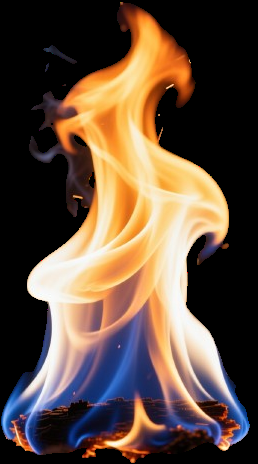
#> input picture fire-photo/fire1.png, 258 x 464 px, given as the content of the folder middle_photo, which was not available
$ python fire_dataset_generator.py
#> lines starting #> are read from the running program, lines starting #| are printed output that depends on the picture; pictures that were not available may be replaced by others from this repository, and a replacement may not be noted
import os
import random
import cv2
import numpy as np
from pathlib import Path

class FireDatasetGenerator:
    def __init__(self, fire_images_dir, background_dir, output_dir):
        self.fire_images_dir = Path(fire_images_dir)
        self.background_dir = Path(background_dir)
        self.output_dir = Path(output_dir)

        # 创建输出目录
        self.images_output_dir = self.output_dir / "images"
        self.labels_output_dir = self.output_dir / "labels"
        self.images_output_dir.mkdir(parents=True, exist_ok=True)
        self.labels_output_dir.mkdir(parents=True, exist_ok=True)

        # 获取文件列表 - 递归搜索所有子文件夹
        self.fire_images = (list(self.fire_images_dir.rglob("*.png")) +
                           list(self.fire_images_dir.rglob("*.jpg")) +
                           list(self.fire_images_dir.rglob("*.jpeg")) +
                           list(self.fire_images_dir.rglob("*.PNG")) +
                           list(self.fire_images_dir.rglob("*.JPG")) +
                           list(self.fire_images_dir.rglob("*.JPEG")))

        # 递归获取background_dir及其所有子文件夹中的图片
        self.background_images = (list(self.background_dir.rglob("*.jpg")) +
                                 list(self.background_dir.rglob("*.png")) +
                                 list(self.background_dir.rglob("*.jpeg")) +
                                 list(self.background_dir.rglob("*.JPG")) +
                                 list(self.background_dir.rglob("*.PNG")) +
                                 list(self.background_dir.rglob("*.JPEG")))

        print(f"找到 {len(self.fire_images)} 张火焰图像")
        print(f"找到 {len(self.background_images)} 张背景图像")

    def load_fire_image_with_transparency(self, fire_path):
        """加载火焰图像，处理透明背景"""
        try:
            if fire_path.suffix.lower() == '.png':
                # PNG图像可能有透明通道
                fire_img = cv2.imread(str(fire_path), cv2.IMREAD_UNCHANGED)
                if fire_img is None:
                    return None
                if len(fire_img.shape) == 3 and fire_img.shape[2] == 4:  # 有alpha通道
                    return fire_img
                else:
                    # 没有alpha通道，转换为RGBA
                    fire_img = cv2.cvtColor(fire_img, cv2.COLOR_BGR2BGRA)
                    return fire_img
            else:
                # JPG图像，需要创建mask
                fire_img = cv2.imread(str(fire_path))
                if fire_img is None:
                    return None
                fire_img = cv2.cvtColor(fire_img, cv2.COLOR_BGR2BGRA)

                # 创建简单的mask（去除黑色背景）
                gray = cv2.cvtColor(fire_img[:,:,:3], cv2.COLOR_BGR2GRAY)
                _, mask = cv2.threshold(gray, 30, 255, cv2.THRESH_BINARY)
                fire_img[:,:,3] = mask

                return fire_img
        except Exception as e:
            print(f"加载火焰图像失败 {fire_path}: {e}")
            return None

    def analyze_background_brightness(self, background_img, sample_regions=5):
        """分析背景图片的明暗程度"""
        bg_h, bg_w = background_img.shape[:2]

        # 转换为灰度图进行亮度分析
        gray_bg = cv2.cvtColor(background_img, cv2.COLOR_BGR2GRAY)

        # 计算整体平均亮度
        overall_brightness = np.mean(gray_bg)

        # 随机采样多个区域计算局部亮度
        local_brightness_values = []
        region_size = min(bg_h, bg_w) // 4  # 采样区域大小

        for _ in range(sample_regions):
            # 随机选择采样区域
            start_x = random.randint(0, max(0, bg_w - region_size))
            start_y = random.randint(0, max(0, bg_h - region_size))
            end_x = min(start_x + region_size, bg_w)
            end_y = min(start_y + region_size, bg_h)

            region = gray_bg[start_y:end_y, start_x:end_x]
            local_brightness_values.append(np.mean(region))

        # 计算局部亮度的平均值和标准差
        local_avg_brightness = np.mean(local_brightness_values)
        brightness_std = np.std(local_brightness_values)

        # 综合评估亮度（权重：整体70%，局部30%）
        final_brightness = 0.7 * overall_brightness + 0.3 * local_avg_brightness

        return {
            'brightness': final_brightness,  # 0-255
            'brightness_std': brightness_std,  # 亮度变化程度
            'brightness_ratio': final_brightness / 255.0  # 归一化亮度 0-1
        }

    def analyze_fire_brightness(self, fire_img):
        """分析火焰图像的亮度特征"""
        # 分离RGB通道
        if fire_img.shape[2] == 4:
            fire_rgb = fire_img[:,:,:3]
            alpha = fire_img[:,:,3]
            # 只分析有效像素（alpha > 0的区域）
            valid_mask = alpha > 50  # 忽略几乎透明的像素
        else:
            fire_rgb = fire_img
            valid_mask = np.ones(fire_rgb.shape[:2], dtype=bool)

        if not np.any(valid_mask):
            return {'brightness': 128, 'brightness_ratio': 0.5}

        # 转换为灰度并计算有效区域亮度
        gray_fire = cv2.cvtColor(fire_rgb, cv2.COLOR_BGR2GRAY)
        valid_pixels = gray_fire[valid_mask]

        # 计算火焰的整体亮度
        fire_brightness = np.mean(valid_pixels)

        # 分析火焰的亮度分布
        fire_brightness_std = np.std(valid_pixels)

        # 计算火焰的"热度"（红色和黄色成分）
        red_component = np.mean(fire_rgb[:,:,2][valid_mask])  # Red channel
        green_component = np.mean(fire_rgb[:,:,1][valid_mask])  # Green channel
        blue_component = np.mean(fire_rgb[:,:,0][valid_mask])  # Blue channel

        # 计算火焰的色温特征（红+绿相对于蓝的比例）
        warmth_ratio = (red_component + green_component) / max(blue_component, 1)

        return {
            'brightness': fire_brightness,
            'brightness_ratio': fire_brightness / 255.0,
            'brightness_std': fire_brightness_std,
            'warmth_ratio': warmth_ratio,
            'red_intensity': red_component,
            'green_intensity': green_component,
            'blue_intensity': blue_component
        }

    def adaptive_fire_processing(self, fire_img, bg_brightness_info):
        """根据火焰和背景的亮度对比自适应处理火焰图像"""
        # 分析火焰本身的亮度特征
        fire_info = self.analyze_fire_brightness(fire_img)

        bg_brightness_ratio = bg_brightness_info['brightness_ratio']
        fire_brightness_ratio = fire_info['brightness_ratio']

        # 计算亮度对比度（火焰相对于背景的亮度比）
        brightness_contrast = fire_brightness_ratio / max(bg_brightness_ratio, 0.1)

        # 分离RGB通道和Alpha通道
        if fire_img.shape[2] == 4:
            fire_rgb = fire_img[:,:,:3].astype(np.float32)
            alpha = fire_img[:,:,3]
        else:
            fire_rgb = fire_img.astype(np.float32)
            alpha = None

        # 计算理想的火焰亮度（基于环境亮度的适应性调整）
        # 火焰应该比背景亮，但整体亮度要与环境匹配

        if bg_brightness_ratio < 0.2:  # 很暗的背景（如夜晚）
            # 在很暗的环境中，火焰也应该相对较暗，但要保持足够的对比度
            target_brightness_ratio = random.uniform(0.4, 0.7)  # 目标亮度比背景高2-3倍
            brightness_factor = target_brightness_ratio / max(fire_brightness_ratio, 0.1)
            brightness_factor = np.clip(brightness_factor, 0.6, 1.4)  # 限制调整范围

            # 增强对比度和暖色调，让火焰在暗环境中更突出
            contrast_factor = random.uniform(1.3, 1.6)
            fire_rgb[:,:,2] = np.clip(fire_rgb[:,:,2] * random.uniform(1.1, 1.2), 0, 255)  # Red
            fire_rgb[:,:,1] = np.clip(fire_rgb[:,:,1] * random.uniform(1.05, 1.1), 0, 255)  # Green

        elif bg_brightness_ratio < 0.4:  # 较暗的背景（如黄昏）
            # 火焰亮度适中，保持与环境的协调
            target_brightness_ratio = random.uniform(0.5, 0.8)
            brightness_factor = target_brightness_ratio / max(fire_brightness_ratio, 0.1)
            brightness_factor = np.clip(brightness_factor, 0.7, 1.3)

            contrast_factor = random.uniform(1.2, 1.4)
            fire_rgb[:,:,2] = np.clip(fire_rgb[:,:,2] * random.uniform(1.05, 1.15), 0, 255)  # Red

        elif bg_brightness_ratio < 0.6:  # 中等亮度背景（如室内光线）
            # 保持火焰的自然亮度
            target_brightness_ratio = random.uniform(0.6, 0.85)
            brightness_factor = target_brightness_ratio / max(fire_brightness_ratio, 0.1)
            brightness_factor = np.clip(brightness_factor, 0.8, 1.2)

            contrast_factor = random.uniform(1.1, 1.3)

        else:  # 较亮的背景（如白天室外）
            # 在明亮环境中，火焰应该显得相对暗淡但仍可见
            if bg_brightness_ratio > 0.8:  # 非常亮的背景
                target_brightness_ratio = random.uniform(0.6, 0.8)  # 火焰不能太亮
            else:
                target_brightness_ratio = random.uniform(0.7, 0.9)

            brightness_factor = target_brightness_ratio / max(fire_brightness_ratio, 0.1)
            brightness_factor = np.clip(brightness_factor, 0.6, 1.1)

            contrast_factor = random.uniform(0.9, 1.2)

            # 在明亮背景中降低饱和度，让火焰更自然
            hsv = cv2.cvtColor(fire_rgb.astype(np.uint8), cv2.COLOR_BGR2HSV).astype(np.float32)
            hsv[:,:,1] *= random.uniform(0.85, 0.95)  # 降低饱和度
            fire_rgb = cv2.cvtColor(np.clip(hsv, 0, 255).astype(np.uint8), cv2.COLOR_HSV2BGR).astype(np.float32)

        # 应用亮度调整
        fire_rgb = fire_rgb * brightness_factor

        # 应用对比度调整
        fire_rgb = np.clip((fire_rgb - 128) * contrast_factor + 128, 0, 255)

        # 根据环境复杂度添加细微变化
        if bg_brightness_info['brightness_std'] > 25:  # 背景明暗变化较大
            # 添加轻微的亮度变化，模拟环境光影响
            noise_strength = random.uniform(0.01, 0.03)
            brightness_noise = np.random.normal(1.0, noise_strength, fire_rgb.shape[:2])
            brightness_noise = np.expand_dims(brightness_noise, axis=2)
            fire_rgb = np.clip(fire_rgb * brightness_noise, 0, 255)

        # 重新组合图像
        if alpha is not None:
            result = np.zeros((fire_rgb.shape[0], fire_rgb.shape[1], 4), dtype=np.uint8)
            result[:,:,:3] = fire_rgb.astype(np.uint8)
            result[:,:,3] = alpha
        else:
            result = fire_rgb.astype(np.uint8)

        return result

    def random_transform_fire(self, fire_img, bg_size=None, background_img=None):
        """随机变换火焰图像：缩放、旋转、根据背景自适应调整亮度等"""
        if fire_img is None:
            return None
        h, w = fire_img.shape[:2]

        # 根据背景大小调整缩放范围
        if bg_size is not None:
            bg_h, bg_w = bg_size
            # 计算相对于背景的最大允许尺寸
            max_fire_w = bg_w * 0.25  # 火焰最大宽度不超过背景的25%
            max_fire_h = bg_h * 0.35  # 火焰最大高度不超过背景的35%
            min_fire_w = bg_w * 0.05  # 火焰最小宽度不少于背景的5%
            min_fire_h = bg_h * 0.08  # 火焰最小高度不少于背景的8%

            # 计算缩放范围
            max_scale_w = max_fire_w / w
            max_scale_h = max_fire_h / h
            min_scale_w = min_fire_w / w
            min_scale_h = min_fire_h / h

            # 取更严格的限制
            max_scale = min(max_scale_w, max_scale_h, 0.9)  # 最大不超过1.2倍
            min_scale = max(min_scale_w, min_scale_h, 0.2)  # 最小不少于0.2倍

            # 确保min_scale不大于max_scale
            if min_scale > max_scale:
                min_scale = max_scale * 0.8
        else:
            # 默认缩放范围
            min_scale, max_scale = 0.3, 0.9

        # 随机缩放
        scale = random.uniform(min_scale, max_scale)
        new_w, new_h = int(w * scale), int(h * scale)
        fire_img = cv2.resize(fire_img, (new_w, new_h))

        # 随机旋转 (-30到30度)
        angle = random.uniform(-30, 30)
        center = (new_w // 2, new_h // 2)
        rotation_matrix = cv2.getRotationMatrix2D(center, angle, 1.0)

        # 计算旋转后的边界框
        cos_val = abs(rotation_matrix[0, 0])
        sin_val = abs(rotation_matrix[0, 1])
        new_w_rot = int((new_h * sin_val) + (new_w * cos_val))
        new_h_rot = int((new_h * cos_val) + (new_w * sin_val))

        # 调整旋转中心
        rotation_matrix[0, 2] += (new_w_rot / 2) - center[0]
        rotation_matrix[1, 2] += (new_h_rot / 2) - center[1]

        fire_img = cv2.warpAffine(fire_img, rotation_matrix, (new_w_rot, new_h_rot))

        # 根据背景图像自适应调整火焰外观
        if background_img is not None:
            bg_brightness_info = self.analyze_background_brightness(background_img)
            fire_img = self.adaptive_fire_processing(fire_img, bg_brightness_info)
        else:
            # 如果没有背景信息，使用原来的随机调整方式
            brightness = random.uniform(0.7, 1.3)
            fire_img[:,:,:3] = np.clip(fire_img[:,:,:3] * brightness, 0, 255)

        return fire_img

    def get_adaptive_fire_size_range(self, bg_size, fire_count):
        """根据背景大小和火焰数量，自适应调整火焰尺寸范围"""
        bg_h, bg_w = bg_size

        # 根据火焰数量调整尺寸 - 火焰越多，单个火焰应该越小
        if fire_count == 1:
            # 单个火焰可以稍大一些
            max_w_ratio, max_h_ratio = 0.3, 0.45
            min_w_ratio, min_h_ratio = 0.01, 0.02
        elif fire_count == 2:
            # 两个火焰，中等大小
            max_w_ratio, max_h_ratio = 0.30, 0.45
            min_w_ratio, min_h_ratio = 0.01, 0.02
        else:
            # 多个火焰，每个都应该较小
            max_w_ratio, max_h_ratio = 0.25, 0.35
            min_w_ratio, min_h_ratio = 0.01, 0.02

        return {
            'max_width': int(bg_w * max_w_ratio),
            'max_height': int(bg_h * max_h_ratio),
            'min_width': int(bg_w * min_w_ratio),
            'min_height': int(bg_h * min_h_ratio)
        }

    def check_overlap(self, new_bbox, existing_bboxes, min_distance=0.1):
        """检查新的边界框是否与已存在的边界框重叠"""
        if not existing_bboxes:
            return False

        new_x, new_y, new_w, new_h = new_bbox
        new_left = new_x - new_w / 2
        new_right = new_x + new_w / 2
        new_top = new_y - new_h / 2
        new_bottom = new_y + new_h / 2

        for existing_bbox in existing_bboxes:
            ex_x, ex_y, ex_w, ex_h = existing_bbox
            ex_left = ex_x - ex_w / 2
            ex_right = ex_x + ex_w / 2
            ex_top = ex_y - ex_h / 2
            ex_bottom = ex_y + ex_h / 2

            # 检查是否重叠（包括最小距离）
            if not (new_right + min_distance < ex_left or
                   new_left > ex_right + min_distance or
                   new_bottom + min_distance < ex_top or
                   new_top > ex_bottom + min_distance):
                return True
        return False

    def paste_fire_on_background(self, background_img, fire_img, existing_bboxes=None, max_attempts=50):
        """将火焰图像贴到背景图像上，避免与已存在的火焰重叠"""
        bg_h, bg_w = background_img.shape[:2]
        fire_h, fire_w = fire_img.shape[:2]

        # 更严格的尺寸控制 - 确保火焰不会过大
        max_width_ratio = 0.4  # 火焰最大宽度不超过背景的30%
        max_height_ratio = 0.5  # 火焰最大高度不超过背景的40%
        min_width_ratio = 0.05  # 火焰最小宽度不少于背景的5%
        min_height_ratio = 0.08 # 火焰最小高度不少于背景的8%

        # 检查并调整火焰尺寸
        needs_resize = False
        scale_w = scale_h = 1.0

        if fire_w > bg_w * max_width_ratio:
            scale_w = (bg_w * max_width_ratio) / fire_w
            needs_resize = True
        elif fire_w < bg_w * min_width_ratio:
            scale_w = (bg_w * min_width_ratio) / fire_w
            needs_resize = True

        if fire_h > bg_h * max_height_ratio:
            scale_h = (bg_h * max_height_ratio) / fire_h
            needs_resize = True
        elif fire_h < bg_h * min_height_ratio:
            scale_h = (bg_h * min_height_ratio) / fire_h
            needs_resize = True

        if needs_resize:
            # 使用更严格的缩放比例（取较小值以确保两个维度都符合要求）
            final_scale = min(scale_w, scale_h)
            new_fire_w = max(int(fire_w * final_scale), 1)
            new_fire_h = max(int(fire_h * final_scale), 1)
            fire_img = cv2.resize(fire_img, (new_fire_w, new_fire_h))
            fire_h, fire_w = new_fire_h, new_fire_w

        if existing_bboxes is None:
            existing_bboxes = []

        # 尝试多次找到不重叠的位置
        for attempt in range(max_attempts):
            # 随机选择粘贴位置
            max_x = max(0, bg_w - fire_w)
            max_y = max(0, bg_h - fire_h)
            paste_x = random.randint(0, max_x) if max_x > 0 else 0
            paste_y = random.randint(0, max_y) if max_y > 0 else 0

            # 计算YOLO格式的边界框 (归一化坐标)
            x_center = (paste_x + fire_w / 2) / bg_w
            y_center = (paste_y + fire_h / 2) / bg_h
            width = fire_w / bg_w
            height = fire_h / bg_h

            new_bbox = (x_center, y_center, width, height)

            # 检查是否与已存在的边界框重叠
            if not self.check_overlap(new_bbox, existing_bboxes):
                # 没有重叠，可以放置火焰
                break
        else:
            # 如果尝试了最大次数仍然重叠，返回None表示放置失败
            return None, None

        # 创建结果图像
        result_img = background_img.copy()

        # 提取alpha通道作为mask
        if fire_img.shape[2] == 4:
            fire_rgb = fire_img[:,:,:3]
            alpha = fire_img[:,:,3] / 255.0

            # 应用alpha混合
            for c in range(3):
                result_img[paste_y:paste_y+fire_h, paste_x:paste_x+fire_w, c] = \
                    (alpha * fire_rgb[:,:,c] +
                     (1 - alpha) * result_img[paste_y:paste_y+fire_h, paste_x:paste_x+fire_w, c])
        else:
            # 没有alpha通道，直接覆盖
            result_img[paste_y:paste_y+fire_h, paste_x:paste_x+fire_w] = fire_img[:,:,:3]

        return result_img, new_bbox

    def generate_dataset(self, num_images=1000, fires_per_image_range=(1, 4)):
        """生成数据集"""
        generated_count = 0

        for i in range(num_images):
            try:
                # 随机选择背景图像
                bg_path = random.choice(self.background_images)
                background = cv2.imread(str(bg_path))

                if background is None:
                    print(f"无法加载背景图像: {bg_path}")
                    continue

                # 随机决定添加多少个火焰
                num_fires = random.randint(*fires_per_image_range)

                result_img = background.copy()
                yolo_annotations = []
                existing_bboxes = []  # 存储已放置的火焰边界框

                successful_fires = 0
                # 获取自适应的火焰尺寸范围
                bg_h, bg_w = background.shape[:2]
                size_limits = self.get_adaptive_fire_size_range((bg_h, bg_w), num_fires)

                for fire_attempt in range(num_fires * 3):  # 给更多尝试机会
                    if successful_fires >= num_fires:
                        break

                    # 随机选择火焰图像
                    fire_path = random.choice(self.fire_images)
                    fire_img = self.load_fire_image_with_transparency(fire_path)

                    if fire_img is None:
                        continue

                    # 随机变换火焰图像，传入背景尺寸和背景图像进行自适应处理
                    transformed_fire = self.random_transform_fire(fire_img, bg_size=(bg_h, bg_w), background_img=background)

                    if transformed_fire is None:
                        continue

                    # 额外的尺寸检查和调整
                    t_h, t_w = transformed_fire.shape[:2]
                    if (t_w > size_limits['max_width'] or t_h > size_limits['max_height'] or
                        t_w < size_limits['min_width'] or t_h < size_limits['min_height']):
                        # 重新调整到合适的尺寸
                        target_w = random.randint(size_limits['min_width'], size_limits['max_width'])
                        target_h = random.randint(size_limits['min_height'], size_limits['max_height'])
                        # 保持宽高比
                        aspect_ratio = t_w / t_h
                        if target_w / target_h > aspect_ratio:
                            target_w = int(target_h * aspect_ratio)
                        else:
                            target_h = int(target_w / aspect_ratio)
                        transformed_fire = cv2.resize(transformed_fire, (target_w, target_h))

                    # 将火焰贴到背景上，传入已存在的边界框避免重叠
                    result_img, bbox = self.paste_fire_on_background(result_img, transformed_fire, existing_bboxes)

                    if bbox is not None:  # 成功放置火焰
                        # 添加到已存在的边界框列表
                        existing_bboxes.append(bbox)

                        # 添加YOLO标注 (class_id=0 表示火焰)
                        yolo_annotations.append(f"0 {bbox[0]:.6f} {bbox[1]:.6f} {bbox[2]:.6f} {bbox[3]:.6f}")
                        successful_fires += 1

                # 只有当至少成功放置一个火焰时才保存图像
                if successful_fires > 0:
                    # 保存图像
                    output_img_name = f"fire_dataset_{i:06d}.jpg"
                    output_img_path = self.images_output_dir / output_img_name
                    cv2.imwrite(str(output_img_path), result_img)

                    # 保存YOLO标注
                    output_label_name = f"fire_dataset_{i:06d}.txt"
                    output_label_path = self.labels_output_dir / output_label_name

                    with open(output_label_path, 'w') as f:
                        f.write('\n'.join(yolo_annotations))

                    generated_count += 1
                else:
                    print(f"第 {i} 张图像无法放置任何火焰，跳过")

                if (i + 1) % 100 == 0:
                    print(f"已处理 {i + 1} 张图像，成功生成 {generated_count} 张...")

            except Exception as e:
                print(f"生成第 {i} 张图像时出错: {e}")
                continue

        print(f"数据集生成完成！成功生成 {generated_count} 张图像")

        # 在根目录创建classes.txt文件
        classes_path = self.output_dir / "classes.txt"
        with open(classes_path, 'w') as f:
            f.write("fire\n")

        # 在labels目录也创建classes.txt文件
        labels_classes_path = self.labels_output_dir / "classes.txt"
        with open(labels_classes_path, 'w') as f:
            f.write("fire\n")

        print(f"输出目录: {self.output_dir}")
        print(f"图像目录: {self.images_output_dir}")
        print(f"标注目录: {self.labels_output_dir}")
        print(f"类别文件: {classes_path} 和 {labels_classes_path}")

def main():
    # 配置路径
    fire_images_dir = "fire-photo"
    background_dir = "middle_photo"
    output_dir = "fire_yolo_dataset"

    # 创建数据集生成器
    generator = FireDatasetGenerator(fire_images_dir, background_dir, output_dir)

    # 生成数据集
    generator.generate_dataset(
        num_images=100,  # 生成500张图像
        fires_per_image_range=(1, 2)  # 每张图像1-2个火焰
    )
#> in generate_dataset, background is the input picture: shape (464, 258, 3); mean B, G, R 61.8, 76.1, 95.5
#> in random_transform_fire, `fire_img = cv2.resize(fire_img, (new_w, new_h))`:
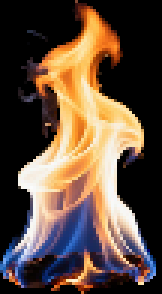
#> fire_img: shape (98, 54, 4) (shown 3 times larger); mean of channels 0, 1, 2, 3 61.8, 76, 95.5, 136.3; drawn as B, G, R
#> in random_transform_fire, `fire_img = cv2.warpAffine(fire_img, rotation_matrix, (new_w_rot, new_h..`:
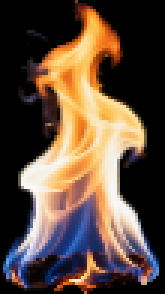
#> fire_img: shape (98, 55, 4) (shown 3 times larger); mean of channels 0, 1, 2, 3 60.6, 74.6, 93.8, 133.8; drawn as B, G, R
#> in analyze_background_brightness, `gray_bg = cv2.cvtColor(background_img, cv2.COLOR_BGR2GRAY)`:
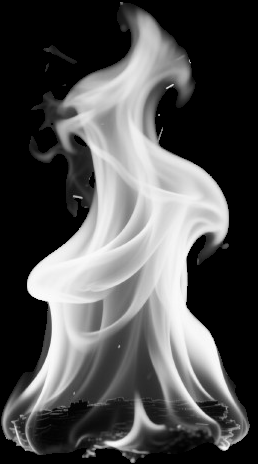
#> gray_bg: shape (464, 258); min 0, max 254, mean 80.3
#> in analyze_background_brightness, `overall_brightness = np.mean(gray_bg)`: overall_brightness = 80.28
#> the loop in analyze_background_brightness, `for _ in range(sample_regions):` made 5 passes
#> pass 1, in analyze_background_brightness, `region = gray_bg[start_y:end_y, start_x:end_x]`:
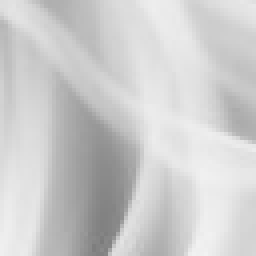
#> region: shape (64, 64) (shown 4 times larger); min 123, max 242, mean 204.6
#> pass 2, in analyze_background_brightness, `region = gray_bg[start_y:end_y, start_x:end_x]`:
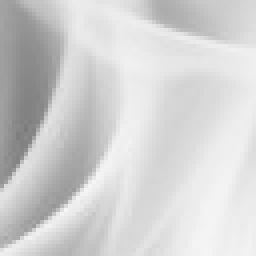
#> region: shape (64, 64) (shown 4 times larger); min 123, max 246, mean 209.4
#> after the loop in analyze_background_brightness, `for _ in range(sample_regions):`: local_brightness_values = [204.6, 209.4, 67, 97.4, 179]
#> (the rest of the program and of its run is left out)
